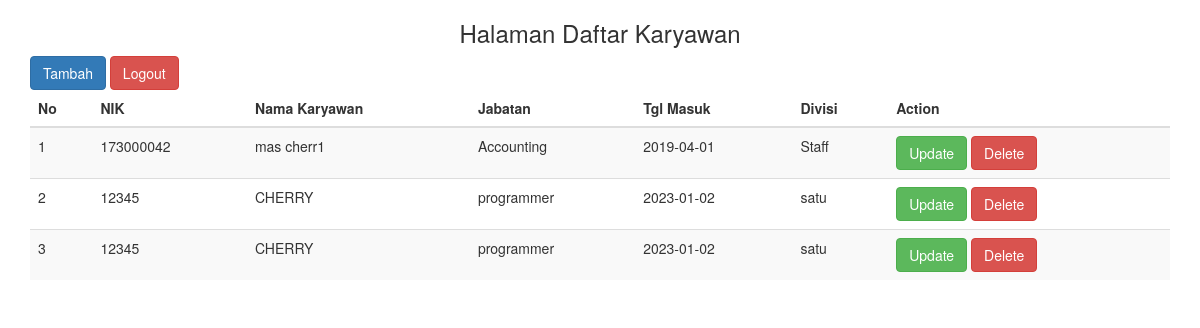
The app's page /daftar_karyawan/home.php with its own data.
### tables this page shows
CREATE TABLE `tb_karyawan` (
  `no` int(5) NOT NULL,
  `nik` varchar(50) DEFAULT NULL,
  `password` varchar(20) NOT NULL,
  `nama_karyawan` varchar(100) DEFAULT NULL,
  `jabatan` varchar(100) DEFAULT NULL,
  `tgl_masuk` date DEFAULT NULL,
  `divisi` varchar(100) DEFAULT NULL
);

### daftar_karyawan/home.php (the view, shortened to what this page needs)
<?php
include "../koneksi.php";
?>
<!DOCTYPE html>
<html lang="en">
<head>
	<link href="../bootstrap/css/bootstrap.min.css" rel="stylesheet">
</head>
<body>
<div class="container">
	<div class="row">
		<div class="col-md-12">
			<h3 class="text-center">Halaman Daftar Karyawan</h3>
	<a class="btn btn-primary" href="tambah_data.php" role="button">Tambah</a>
	<a class="btn btn-danger" href="../logout.php" role="button">Logout</a>
	<table class="table table-striped">
	<thead>
		<tr>
			<th>No</th>
			<th>NIK</th>
			<th>Nama Karyawan</th>
			<th>Jabatan</th>
			<th>Tgl Masuk</th>
			<th>Divisi</th>
			<th>Action</th>
		</tr>
	</thead>
	<tbody>
		<?php
		$no=1;
		$query="select * from tb_karyawan";
		$query_r = mysqli_query($connect, $query);
		while ($result = mysqli_fetch_array($query_r))
		{
		?>
		<tr>
			<td><?php echo $no;?></td>
			<td><?php echo $result ['nik'];?></td>
			<td><?php echo $result ['nama_karyawan'];?></td>
			<td><?php echo $result ['jabatan'];?></td>
			<td><?php echo $result ['tgl_masuk'];?></td>
			<td><?php echo $result ['divisi'];?></td>
			<td>
			<a class="btn btn-success" href="update_data.php?id=<?php echo $result['no'];?>">Update</a>
			<a class="btn btn-danger" href="delete.php?id=<?php echo $result['no'];?>">Delete</a>
			</td>
		</tr>
		<?php
		$no++;
	}
	?>
	</tbody>
	</table>
</div>
</div>
</body>
</html>

### records on screen
tb_karyawan: nik "173000042", nama_karyawan "mas cherr1", jabatan "Accounting", tgl_masuk "2019-04-01", divisi "Staff"
tb_karyawan: nik "12345", nama_karyawan "CHERRY", jabatan "programmer", tgl_masuk "2023-01-02", divisi "satu"
tb_karyawan: nik "12345", nama_karyawan "CHERRY", jabatan "programmer", tgl_masuk "2023-01-02", divisi "satu"
